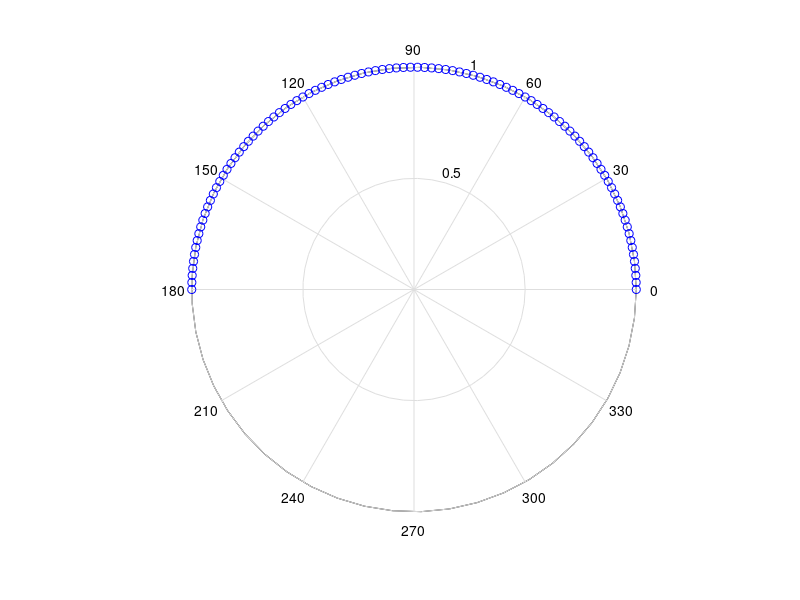
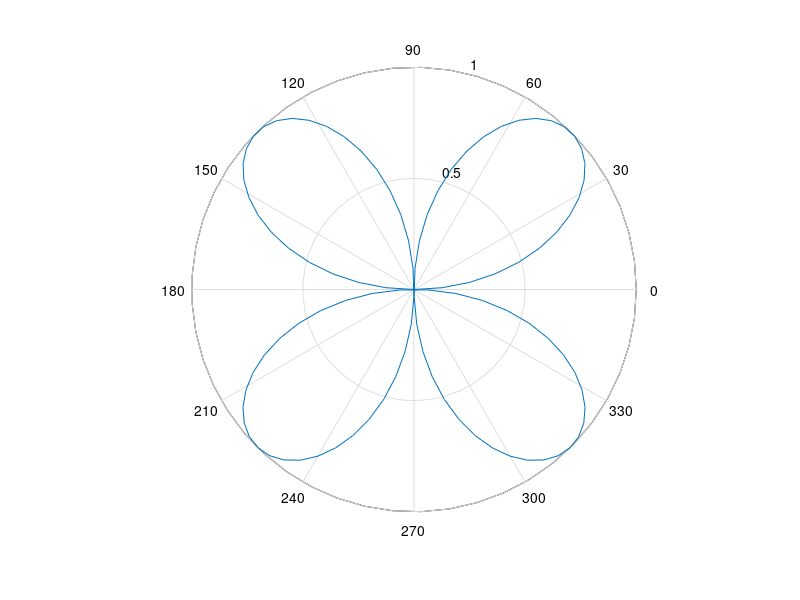

MATLAB code to generate these figures, in order:
% POLAR PLOT

clear all;
clc;

figure(1);

% vygenerovani vektoru t
t=linspace(0,pi,100);
n=length(t);

% vygenerovani vektoru jednicek
R=ones(1,n);
polar(t,R,'bo');

figure(2);

% vygenerovani hodnoty theta a sinus teto hodnoty rho
theta=linspace(0,2*pi,100);
rho=sin(2*theta);
polar(theta,rho);